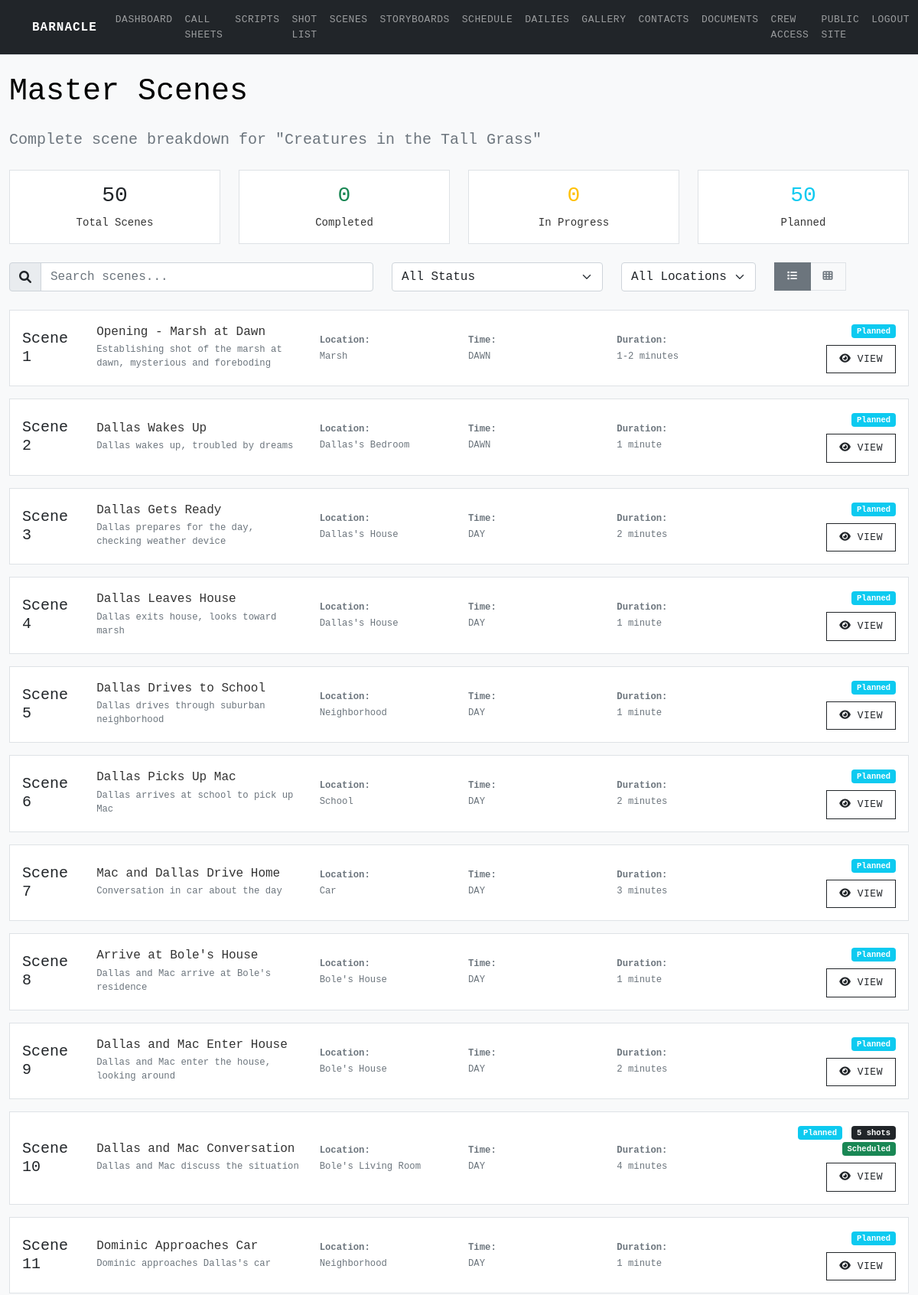
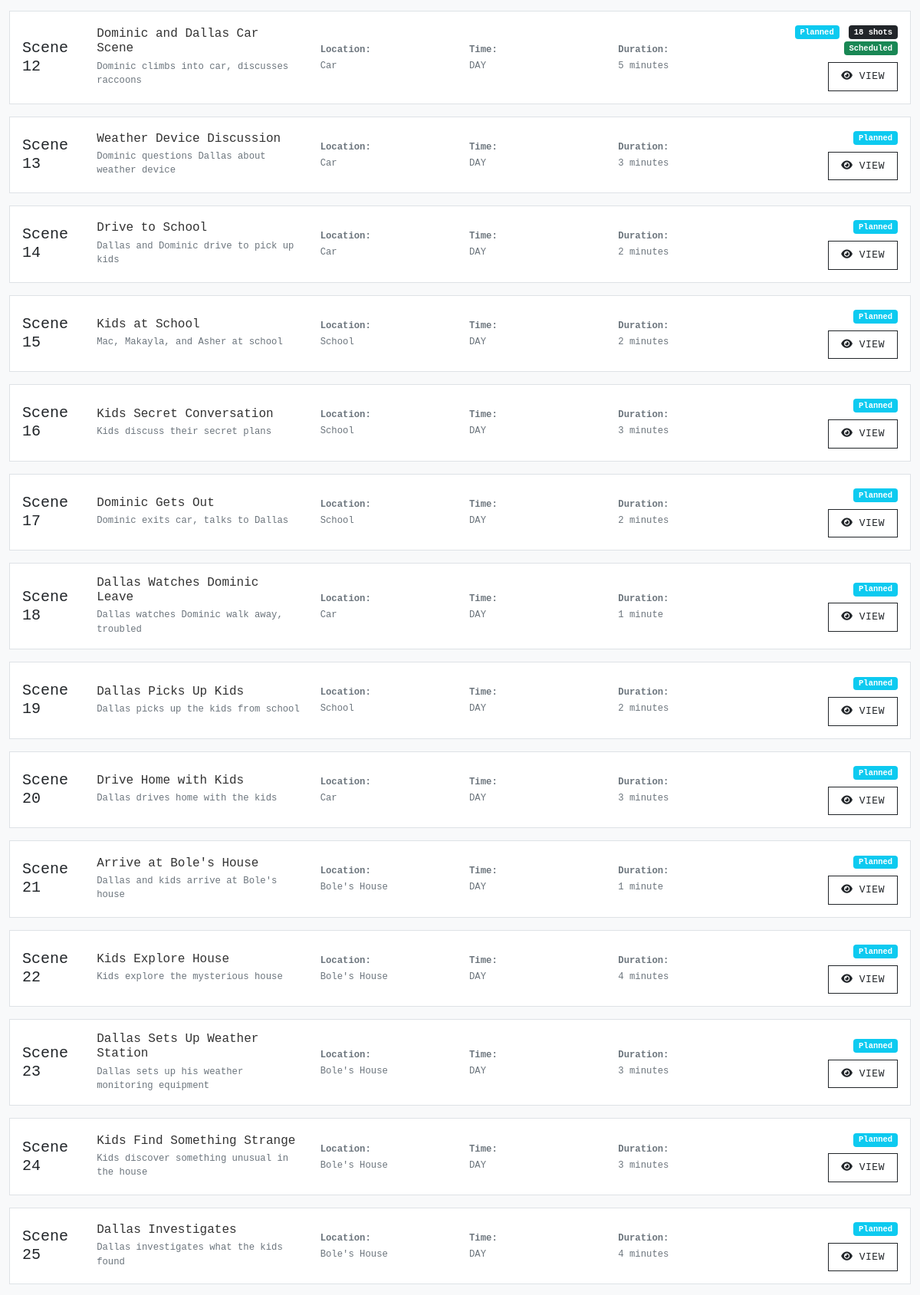
Screenshot of /crew/scenes (signed in, upper part) with the database file from the repository (2 pictures, top to bottom).
### app.py (models this page shows, shortened)
class Scene(db.Model):
    id = db.Column(db.Integer, primary_key=True)
    scene_number = db.Column(db.Integer, nullable=False, unique=True)
    title = db.Column(db.String(200), nullable=False)
    location = db.Column(db.String(200), nullable=False)
    time_of_day = db.Column(db.String(50), nullable=False)  # DAY, NIGHT, DAWN, DUSK
    scene_type = db.Column(db.String(50), nullable=False)  # INT, EXT, INT/EXT
    description = db.Column(db.Text)
    characters = db.Column(db.Text)  # JSON string of character names
    estimated_duration = db.Column(db.String(20))  # e.g., "2-3 minutes"
    status = db.Column(db.String(20), default='planned')  # planned, shot, in_progress, completed
    call_sheet_id = db.Column(db.Integer, db.ForeignKey('call_sheet.id'), nullable=True)
    shot_count = db.Column(db.Integer, default=0)
    notes = db.Column(db.Text)
    created_at = db.Column(db.DateTime, default=datetime.utcnow)
    updated_at = db.Column(db.DateTime, default=datetime.utcnow, onupdate=datetime.utcnow)

### app.py (the view)
@app.route('/crew/scenes')
def crew_scenes():
    if not session.get('crew_logged_in'):
        return redirect(url_for('crew_login'))
    scenes = Scene.query.order_by(Scene.scene_number).all()
    return render_template('crew/scenes.html', scenes=scenes)

### templates/crew/scenes.html (shortened to what this page needs)
{% extends "crew/crew_base.html" %}
{% block content %}
<div class="container-fluid py-4">
    <div class="row">
        <div class="col">
            <h1 class="text-black mb-4">Master Scenes</h1>
            <p class="lead text-muted mb-4">Complete scene breakdown for
                "Creatures in the Tall Grass"</p>
            <div class="row mb-4">
                <div class="col-md-3">
                    <div class="card text-center">
                        <div class="card-body">
                            <h3 class="text-primary">{{ scenes|length }}</h3>
                            <p class="card-text">Total Scenes</p>
                        </div>
                    </div>
                </div>
                <div class="col-md-3">
                    <div class="card text-center">
                        <div class="card-body">
                            <h3 class="text-success">{{
                                scenes|selectattr('status', 'equalto',
                                'completed')|list|length }}</h3>
                            <p class="card-text">Completed</p>
                        </div>
                    </div>
                </div>
                <div class="col-md-3">
                    <div class="card text-center">
                        <div class="card-body">
                            <h3 class="text-warning">{{
                                scenes|selectattr('status', 'equalto',
                                'in_progress')|list|length }}</h3>
                            <p class="card-text">In Progress</p>
                        </div>
                    </div>
                </div>
                <div class="col-md-3">
                    <div class="card text-center">
                        <div class="card-body">
                            <h3 class="text-info">{{ scenes|selectattr('status',
                                'equalto', 'planned')|list|length }}</h3>
                            <p class="card-text">Planned</p>
                        </div>
                    </div>
                </div>
            </div>
            <div class="row mb-4">
                <div class="col-md-5">
                    <div class="input-group">
                        <span class="input-group-text"><i
                                class="fas fa-search"></i></span>
                        <input type="text" class="form-control" id="sceneSearch"
                            placeholder="Search scenes...">
                    </div>
                </div>
                <div class="col-md-3">
                    <select class="form-select" id="statusFilter">
                        <option value>All Status</option>
                    </select>
                </div>
                <div class="col-md-2">
                    <select class="form-select" id="locationFilter">
                        <option value>All Locations</option>
                    </select>
                </div>
                <div class="col-md-2">
                    <div class="btn-group" role="group">
                        <button type="button"
                            class="btn btn-outline-secondary active"
                            id="listViewBtn" title="List View">
                            <i class="fas fa-list"></i>
                        </button>
                        <button type="button" class="btn btn-outline-secondary"
                            id="gridViewBtn" title="Grid View">
                            <i class="fas fa-th"></i>
                        </button>
                    </div>
                </div>
            </div>
            <div id="scenesContainer">
                <div id="listView" class="d-block">
                    {% for scene in scenes %}
                    <div class="card mb-3 scene-card list-item"
                        data-scene-number="{{ scene.scene_number }}"
                        data-status="{{ scene.status }}"
                        data-location="{{ scene.location }}"
                        data-title="{{ scene.title|lower }}"
                        data-description="{{ scene.description|lower }}">
                        <div class="card-body">
                            <div class="row align-items-center">
                                <div class="col-md-1">
                                    <h5 class="mb-0 text-primary">Scene {{
                                        scene.scene_number }}</h5>
                                </div>
                                <div class="col-md-3">
                                    <h6 class="mb-1">{{ scene.title }}</h6>
                                    <p class="small text-muted mb-0">{{
                                        scene.description[:80] }}</p>
                                </div>
                                <div class="col-md-2">
                                    <small class="text-muted">
                                        <strong>Location:</strong><br>
                                        {{ scene.location }}
                                    </small>
                                </div>
                                <div class="col-md-2">
                                    <small class="text-muted">
                                        <strong>Time:</strong><br>
                                        {{ scene.time_of_day }}
                                    </small>
                                </div>
                                <div class="col-md-2">
                                    <small class="text-muted">
                                        <strong>Duration:</strong><br>
                                        {{ scene.estimated_duration }}
                                    </small>
                                </div>
                                <div class="col-md-2 text-end">
                                    <div class="mb-2">
                                        <span
                                            class="badge bg-{{ 'success' if scene.status == 'completed' else 'warning' if scene.status == 'in_progress' else 'info' }}">
                                            {{ scene.status|title }}
                                        </span>
                                        {% if scene.shot_count > 0 %}
                                        <span class="badge bg-primary ms-1">{{
                                            scene.shot_count }} shots</span>
                                        {% endif %}
                                        {% if scene.call_sheet_id %}
                                        <span
                                            class="badge bg-success ms-1">Scheduled</span>
                                        {% endif %}
                                    </div>
                                    <a
                                        href="{{ url_for('crew_scene_detail', scene_id=scene.id) }}"
                                        class="btn btn-outline-primary btn-sm">
                                        <i class="fas fa-eye"></i> View
                                    </a>
                                </div>
                            </div>
                        </div>
                    </div>
                    {% endfor %}
                </div>
            </div>
        </div>
    </div>
</div>
{% endblock %}

### static/css/main.css (style rules this page uses)
:root { --bb-primary: #2c5f63; --bb-secondary: #6c757d; --bb-accent: #495057; --bb-dark: #212529; --bb-light: #f8f9fa; --bb-border: #dee2e6; }
body { font-family: 'SF Mono', 'Monaco', 'Inconsolata', 'Roboto Mono', 'Courier New', monospace; line-height: 1.5; font-size: 14px; color: var(--bb-dark); background-color: #ffffff; }
.btn { font-family: inherit; font-size: 13px; font-weight: 500; border-radius: 0; border: 1px solid var(--bb-border); padding: 8px 16px; text-transform: uppercase; letter-spacing: 0.5px; transition: all 0.2s ease; }
.btn-outline-primary { color: var(--bb-dark); border-color: var(--bb-dark); background-color: transparent; }
.text-primary { color: var(--bb-dark) !important; }
.bg-primary { background-color: var(--bb-dark) !important; }
.card { border: 1px solid var(--bb-border); border-radius: 0; box-shadow: none; background-color: white; }
.crew-portal { background-color: #f8f9fa; color: var(--bb-dark); }
.fade-in { animation: fadeIn 0.5s ease-in; }

### static/css/crew.css (style rules this page uses)
.crew-portal { background-color: #f8f9fa; min-height: 100vh; font-family: 'SF Mono', 'Monaco', 'Inconsolata', 'Roboto Mono', 'Courier New', monospace; }
.crew-portal .card { background-color: rgba(255, 255, 255, 0.95); color: #333; }
.crew-portal .text-muted { color: #6c757d !important; }

### rows the page displays
Scene: scene_number "1", title "Opening - Marsh at Dawn", description "Establishing shot of the marsh at dawn, mysterious and foreboding", location "Marsh", time_of_day "DAWN", estimated_duration "1-2 minutes", status "Planned"
Scene: scene_number "2", title "Dallas Wakes Up", description "Dallas wakes up, troubled by dreams", location "Dallas's Bedroom", time_of_day "DAWN", estimated_duration "1 minute", status "Planned"
Scene: scene_number "3", title "Dallas Gets Ready", description "Dallas prepares for the day, checking weather device", location "Dallas's House", time_of_day "DAY", estimated_duration "2 minutes", status "Planned"
Scene: scene_number "4", title "Dallas Leaves House", description "Dallas exits house, looks toward marsh", location "Dallas's House", time_of_day "DAY", estimated_duration "1 minute", status "Planned"
Scene: scene_number "5", title "Dallas Drives to School", description "Dallas drives through suburban neighborhood", location "Neighborhood", time_of_day "DAY", estimated_duration "1 minute", status "Planned"
Scene: scene_number "6", title "Dallas Picks Up Mac", description "Dallas arrives at school to pick up Mac", location "School", time_of_day "DAY", estimated_duration "2 minutes", status "Planned"
Scene: scene_number "7", title "Mac and Dallas Drive Home", description "Conversation in car about the day", location "Car", time_of_day "DAY", estimated_duration "3 minutes", status "Planned"
Scene: scene_number "8", title "Arrive at Bole's House", description "Dallas and Mac arrive at Bole's residence", location "Bole's House", time_of_day "DAY", estimated_duration "1 minute", status "Planned"
Scene: scene_number "9", title "Dallas and Mac Enter House", description "Dallas and Mac enter the house, looking around", location "Bole's House", time_of_day "DAY", estimated_duration "2 minutes", status "Planned"
Scene: scene_number "10", title "Dallas and Mac Conversation", description "Dallas and Mac discuss the situation", location "Bole's Living Room", time_of_day "DAY", estimated_duration "4 minutes", status "Planned", shot_count "5", shows "Scheduled"
Scene: scene_number "11", title "Dominic Approaches Car", description "Dominic approaches Dallas's car", location "Neighborhood", time_of_day "DAY", estimated_duration "1 minute", status "Planned"
Scene: scene_number "12", title "Dominic and Dallas Car Scene", description "Dominic climbs into car, discusses raccoons", location "Car", time_of_day "DAY", estimated_duration "5 minutes", status "Planned", shot_count "18", shows "Scheduled"
Scene: scene_number "13", title "Weather Device Discussion", description "Dominic questions Dallas about weather device", location "Car", time_of_day "DAY", estimated_duration "3 minutes", status "Planned"
Scene: scene_number "14", title "Drive to School", description "Dallas and Dominic drive to pick up kids", location "Car", time_of_day "DAY", estimated_duration "2 minutes", status "Planned"
Scene: scene_number "15", title "Kids at School", description "Mac, Makayla, and Asher at school", location "School", time_of_day "DAY", estimated_duration "2 minutes", status "Planned"
Scene: scene_number "16", title "Kids Secret Conversation", description "Kids discuss their secret plans", location "School", time_of_day "DAY", estimated_duration "3 minutes", status "Planned"
Scene: scene_number "17", title "Dominic Gets Out", description "Dominic exits car, talks to Dallas", location "School", time_of_day "DAY", estimated_duration "2 minutes", status "Planned"
Scene: scene_number "18", title "Dallas Watches Dominic Leave", description "Dallas watches Dominic walk away, troubled", location "Car", time_of_day "DAY", estimated_duration "1 minute", status "Planned"
Scene: scene_number "19", title "Dallas Picks Up Kids", description "Dallas picks up the kids from school", location "School", time_of_day "DAY", estimated_duration "2 minutes", status "Planned"
Scene: scene_number "20", title "Drive Home with Kids", description "Dallas drives home with the kids", location "Car", time_of_day "DAY", estimated_duration "3 minutes", status "Planned"
Scene: scene_number "21", title "Arrive at Bole's House", description "Dallas and kids arrive at Bole's house", location "Bole's House", time_of_day "DAY", estimated_duration "1 minute", status "Planned"
Scene: scene_number "22", title "Kids Explore House", description "Kids explore the mysterious house", location "Bole's House", time_of_day "DAY", estimated_duration "4 minutes", status "Planned"
Scene: scene_number "23", title "Dallas Sets Up Weather Station", description "Dallas sets up his weather monitoring equipment", location "Bole's House", time_of_day "DAY", estimated_duration "3 minutes", status "Planned"
Scene: scene_number "24", title "Kids Find Something Strange", description "Kids discover something unusual in the house", location "Bole's House", time_of_day "DAY", estimated_duration "3 minutes", status "Planned"
Scene: scene_number "25", title "Dallas Investigates", description "Dallas investigates what the kids found", location "Bole's House", time_of_day "DAY", estimated_duration "4 minutes", status "Planned"

### other values shown
{{ scenes|length }} "50"
